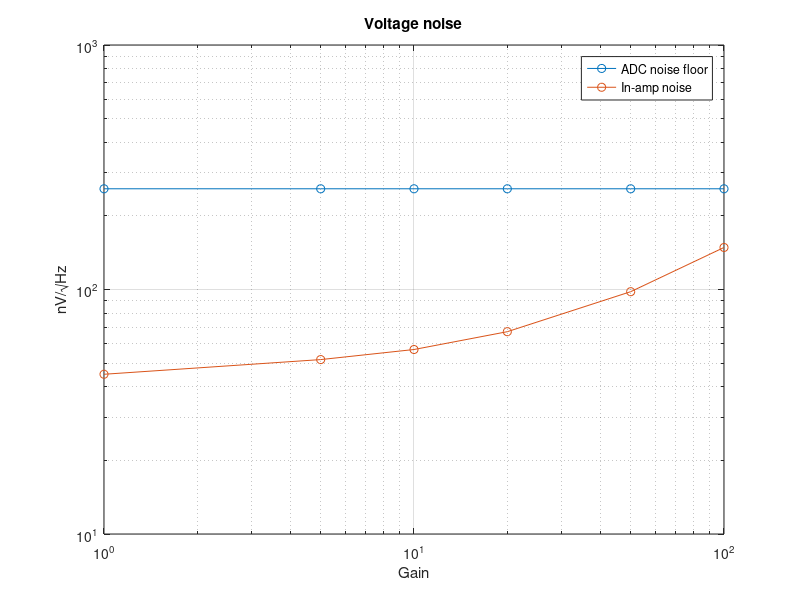
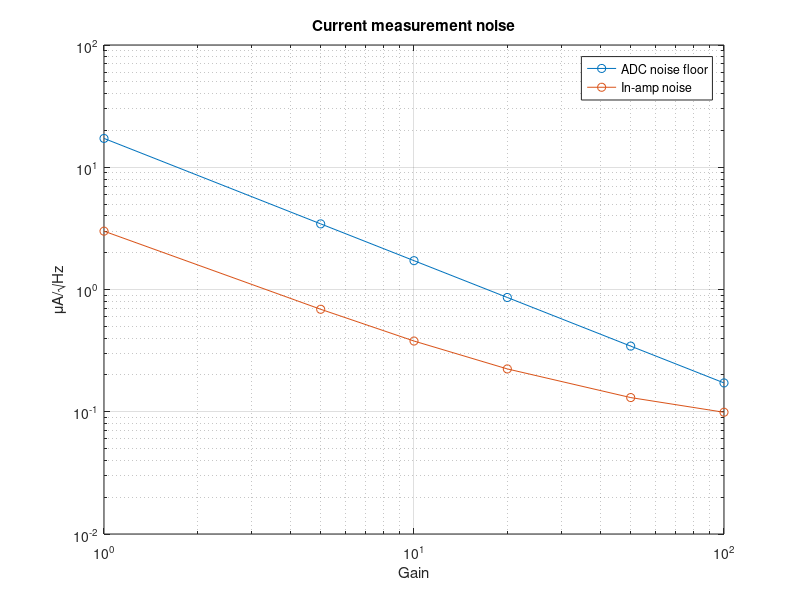
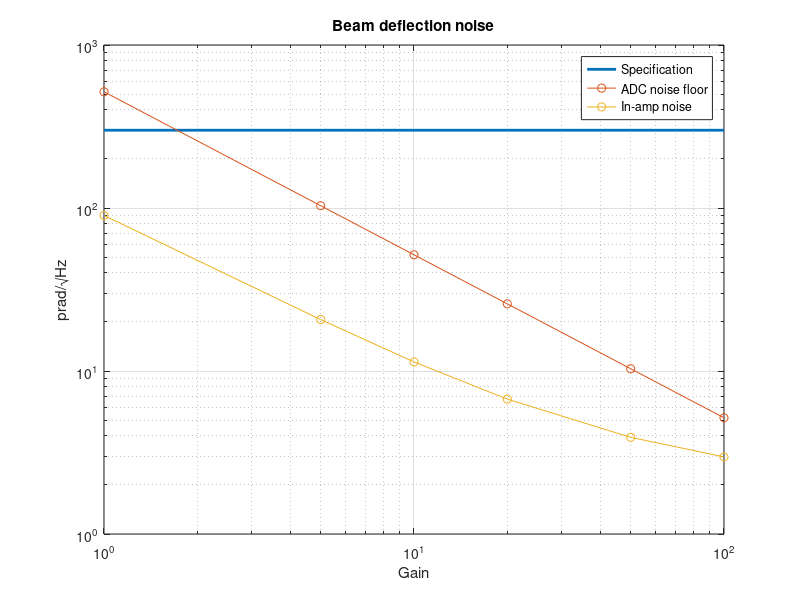

Here is the MATLAB script that generated these plots, in order:
% Noise analysis to aid on selection instrumentation amplifier (in-amp)
% for current measurement.

% Copyright (C) 2017 CNPEM
% Licensed under GNU General Public License v3.0 (GPL)
%
% Author(s): Daniel Tavares (LNLS/DIG) - daniel.tavares@lnls.br

Pmax = 1/8;                 % Maximum power dissipation on shunt resistor [W]
req_th_noise = 300e-12;     % Required beam deflection noise spectral density [rad/sqrt(Hz)]

I_FS = 1;                   % Load current full-scale [A]
th_FS = 30e-6;              % Beam deflection full-scale [rad]

Rs = 15e-3;                 % Shunt resistance for current measurement [ohm]

% ADC data (based on LTC2320-16 datasheet)
SNR_adc = 80;               % SNR [dBFS]
fs = 1.2e6;                 % Sampling rate [Hz]
FS_adc = 2;                 % Full-scale voltage [V]

% In-amp data (based on AD8429 datasheet)
G = [ ...                   % Gain
    1; ...                  
    5; ...
    10; ...
    20; ...
    50; ...
    100];
eni_inamp = 1e-9;           % Input voltage noise spectral density [V/sqrt(Hz)]
eno_inamp = 45e-9;          % Output voltage noise spectral density [V/sqrt(Hz)]
in_inamp = 2e-12;           % Input current noise spectral density [A/sqrt(Hz)]

% Calculate range slection resistor (Rg)
Rg = 6e3./(G-1);

% Prevent infinite or negative Rg
Rg(G <= 1) = 0;

% Thermal noise spectral density constant at 300 K temperature [V^2/Hz]
k_therm = 1.6568e-20;

% In-amp input resistance
R_input = Rs;

% In-amp noise
noise_rti = sqrt((eno_inamp./G).^2 + eni_inamp.^2 + (R_input*in_inamp).^2 + k_therm*R_input + k_therm*Rg);
noise = G.*noise_rti;
imeas_noise = 1./Rs./G.*noise;
FS_noise = th_FS./I_FS.*imeas_noise;

% ADC noise floor
noisefloor = FS_adc*10^(-SNR_adc/20)/sqrt(fs/2);
imeas_noisefloor = 1./Rs./G.*noisefloor;
FS_noisefloor = th_FS./I_FS*imeas_noisefloor;

% Ratios
Pp = Rs*I_FS.^2./Pmax;
FSp = G*Rs*I_FS./FS_adc;

for i=1:length(FSp)
    if FSp(i) > 1
        warning(sprintf('Current full-scale exceeds ADC full-scale by %0.3g%% for G = %d', FSp(i)*100, G(i)));
    end
end

% Plot results
figure;
loglog(G, [repmat(noisefloor, size(G)) noise]/1e-9, '-o');
xlabel('Gain');
ylabel('nV/\surdHz');
title('Voltage noise');
grid on;
legend('ADC noise floor', 'In-amp noise');

figure;
loglog(G, [imeas_noisefloor imeas_noise]/1e-6, '-o');
xlabel('Gain');
ylabel('\muA/\surdHz');
title('Current measurement noise');
grid on;
legend('ADC noise floor', 'In-amp noise');

figure;
loglog(G([1 end]), [req_th_noise req_th_noise]/1e-12, 'LineWidth', 2);
hold all
loglog(G, [FS_noisefloor FS_noise]/1e-12, '-o');
xlabel('Gain');
ylabel('prad/\surdHz');
title('Beam deflection noise');
grid on;
legend('Specification', 'ADC noise floor', 'In-amp noise');